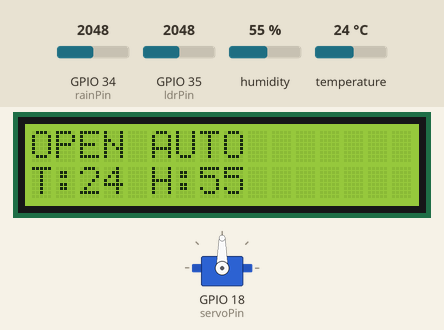
Recording of a sketch running on a simulated ESP32. Parts: servo, 16×2 character LCD. The test bench sets the inputs (shaded band); at power-on: GPIO 34 (rainPin) = 2048, humidity 55 %, temperature 24 °C, GPIO 35 (ldrPin) = 2048. WiFi joins after 1.5 s; servers stay silent unless stated; no MQTT or app messages arrive unless stated; what the sketch prints to the serial monitor is not drawn.

Above: at 3.6 s.
3.7 s: GPIO 34 (rainPin) set to 1966
At 7.0 s:
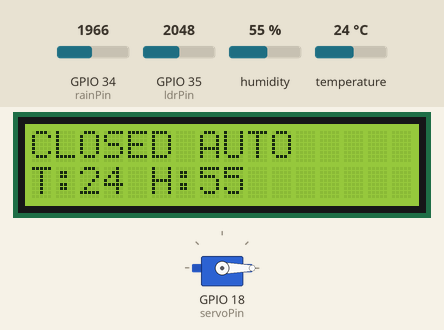
7.5 s: humidity set to 22 %
At 10.0 s:
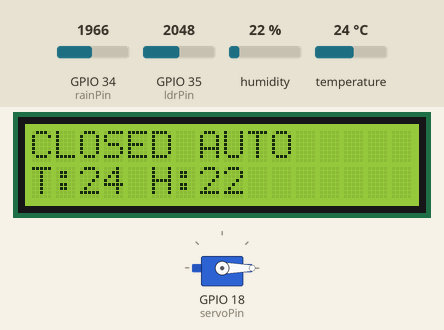
10.5 s: temperature set to 12 °C
At 12.4 s:
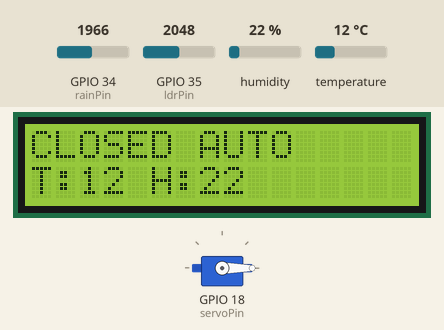
13.5 s: GPIO 34 (rainPin) set to 2866
At 16.2 s:
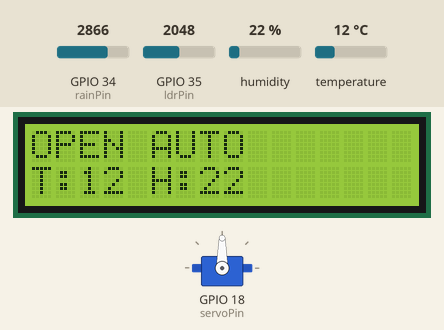
16.5 s: GPIO 35 (ldrPin) set to 2827
19.2 s: GPIO 35 (ldrPin) set to 2901
At 22.1 s:
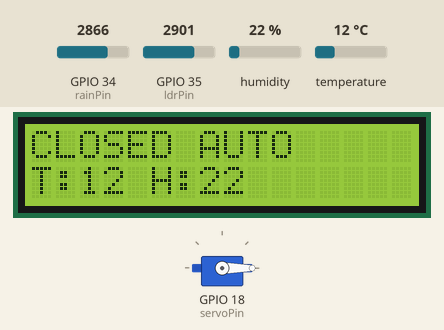
Timing chart, 0 to 23.5 s (numbered marks = the images above; inputs shaded):
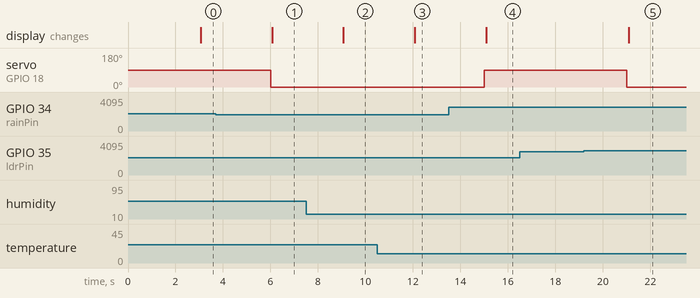

The sketch:

wokwi_firmware_reference.ino
```cpp
#include <WiFi.h>
#include <WiFiClientSecure.h>
#include <PubSubClient.h>
#include <ESP32Servo.h>
#include <LiquidCrystal_I2C.h>
#include <DHT.h>
#include <ArduinoJson.h>

// ==============================
// WIFI & MQTT CONFIG
// ==============================
const char* ssid = "Wokwi-GUEST";
const char* password = "";

const char* mqtt_server = "YOUR_MQTT_HOST";
const int mqtt_port = 8883;
const char* mqtt_user = "YOUR_MQTT_USERNAME";
const char* mqtt_pass = "YOUR_MQTT_PASSWORD";

const char* device_id = "wokwi-default";
const char* deviceName = "Wokwi Clothesline";

const char* topic_sensor = "smart-clothesline/sensor";
const char* topic_command = "smart-clothesline/command";
const char* topic_status = "smart-clothesline/status";
const char* topic_discovery = "smart-clothesline/pairing/discovery";

// ==============================
// PIN CONFIG
// ==============================
#define DHTPIN 15
#define DHTTYPE DHT22
const int rainPin = 34;
const int ldrPin = 35;
const int servoPin = 18;

// ==============================
// SERVO & LIGHT CONFIG
// ==============================
#define SERVO_OPEN 90
#define SERVO_CLOSE 0
const int LIGHT_NORMALIZED_MIN = 0;
const int LIGHT_NORMALIZED_MAX = 10000;
const int LIGHT_DARK_THRESHOLD = 3000;

WiFiClientSecure espClient;
PubSubClient client(espClient);
Servo myservo;
DHT dht(DHTPIN, DHTTYPE);
LiquidCrystal_I2C lcd(0x27, 16, 2);

int currentPos = SERVO_OPEN;
String currentStatus = "OPEN";
String controlMode = "AUTO";
String lastCommand = "AUTO";

unsigned long lastSensorPublish = 0;
unsigned long lastDiscoveryPublish = 0;
const long sensorInterval = 3000;
const long discoveryInterval = 5000;

int normalizeLightFromRaw(int rawAdc) {
  // Wokwi LDR: bright -> low ADC, dark -> high ADC
  // We want: higher light = brighter
  long normalized = map(rawAdc, 4095, 0, LIGHT_NORMALIZED_MIN, LIGHT_NORMALIZED_MAX);
  return constrain((int)normalized, LIGHT_NORMALIZED_MIN, LIGHT_NORMALIZED_MAX);
}

void setup_wifi() {
  WiFi.begin(ssid, password);
  Serial.print("WiFi connecting");
  while (WiFi.status() != WL_CONNECTED) {
    delay(300);
    Serial.print(".");
  }
  Serial.println("\nWiFi Connected");
  Serial.print("IP Address: ");
  Serial.println(WiFi.localIP());
}

void updateLCD(float temp, float hum) {
  lcd.clear();
  lcd.setCursor(0, 0);
  lcd.print(currentStatus);
  lcd.print(" ");
  lcd.print(controlMode);
  lcd.setCursor(0, 1);
  lcd.print("T:");
  lcd.print((int)temp);
  lcd.print(" H:");
  lcd.print((int)hum);
}

// ==============================
// MQTT HELPERS
// ==============================
bool publishJson(const char* topic, const char* payload, bool retained = false) {
  if (!client.connected()) {
    Serial.print("[MQTT_SKIP] not connected, topic=");
    Serial.println(topic);
    return false;
  }

  bool ok = client.publish(topic, payload, retained);
  if (!ok) {
    Serial.print("[MQTT_FAIL] topic=");
    Serial.println(topic);
  }
  return ok;
}

void publishPairingDiscovery() {
  StaticJsonDocument<256> doc;
  doc["deviceId"] = device_id;
  doc["deviceName"] = deviceName;
  doc["pairingCode"] = "123456";
  doc["status"] = "pairable";
  doc["ipAddress"] = WiFi.localIP().toString();
  doc["source"] = "wokwi";
  doc["timestamp"] = millis();

  char buffer[256];
  serializeJson(doc, buffer);
  publishJson(topic_discovery, buffer);
}

void publishStatus(const char* source = "DEVICE") {
  StaticJsonDocument<192> doc;
  doc["deviceId"] = device_id;
  doc["status"] = currentStatus;
  doc["mode"] = controlMode;
  doc["lastCommand"] = lastCommand;
  doc["source"] = source;
  doc["timestamp"] = millis();

  char buffer[192];
  serializeJson(doc, buffer);
  publishJson(topic_status, buffer);

  Serial.print("[STATUS] source=");
  Serial.print(source);
  Serial.print(" data=");
  Serial.println(buffer);
}

void moveServoOpen(const char* source = "DEVICE", bool forcePublish = false) {
  bool alreadyOpen = (currentStatus == "OPEN");
  myservo.write(SERVO_OPEN);
  currentPos = SERVO_OPEN;
  currentStatus = "OPEN";
  if (!alreadyOpen || forcePublish) {
    publishStatus(source);
  }
}

void moveServoClose(const char* source = "DEVICE", bool forcePublish = false) {
  bool alreadyClosed = (currentStatus == "CLOSED");
  myservo.write(SERVO_CLOSE);
  currentPos = SERVO_CLOSE;
  currentStatus = "CLOSED";
  if (!alreadyClosed || forcePublish) {
    publishStatus(source);
  }
}

void callback(char* topic, byte* payload, unsigned int length) {
  if (String(topic) != topic_command) return;

  Serial.println("[CMD_RECEIVED_ON_TOPIC]");

  // Safe copy for logging
  char rawPayload[length + 1];
  memcpy(rawPayload, payload, length);
  rawPayload[length] = '\0';
  Serial.print("[CMD_RAW] ");
  Serial.println(rawPayload);

  StaticJsonDocument<256> doc;
  DeserializationError error = deserializeJson(doc, payload, length);
  if (error) {
    Serial.println("[CMD_ERROR] JSON parse failed");
    return;
  }

  const char* incomingDeviceId = doc["deviceId"];
  if (incomingDeviceId && strcmp(incomingDeviceId, device_id) != 0) {
    Serial.print("[CMD_IGNORED_DEVICE] incoming=");
    Serial.print(incomingDeviceId);
    Serial.print(" expected=");
    Serial.println(device_id);
    return;
  }

  const char* command = doc["command"];
  if (!command) return;

  Serial.print("[CMD] ");
  Serial.println(command);

  if (strcmp(command, "OPEN") == 0) {
    controlMode = "MANUAL";
    lastCommand = "OPEN";
    moveServoOpen("COMMAND", true); // Force ACK with COMMAND source
  } else if (strcmp(command, "CLOSE") == 0) {
    controlMode = "MANUAL";
    lastCommand = "CLOSE";
    moveServoClose("COMMAND", true); // Force ACK with COMMAND source
  } else if (strcmp(command, "AUTO") == 0) {
    controlMode = "AUTO";
    lastCommand = "AUTO";
    publishStatus("COMMAND");
  } else if (strcmp(command, "MANUAL") == 0) {
    controlMode = "MANUAL";
    lastCommand = "MANUAL";
    publishStatus("COMMAND");
  } else if (strcmp(command, "RESTART") == 0) {
    currentStatus = "RESTARTING";
    lastCommand = "RESTART";
    publishStatus("COMMAND");
    delay(500);
    currentStatus = "OPEN";
    controlMode = "AUTO";
    publishStatus("DEVICE");
  }
}

void reconnect() {
  while (!client.connected()) {
    String clientId = "WOKWI-" + String(device_id);
    if (client.connect(clientId.c_str(), mqtt_user, mqtt_pass)) {
      client.subscribe(topic_command);
      publishStatus("DEVICE");
      publishPairingDiscovery();
    } else {
      delay(2000);
    }
  }
}

void setup() {
  Serial.begin(115200);
  dht.begin();
  myservo.attach(servoPin);
  myservo.write(SERVO_OPEN);

  lcd.init();
  lcd.backlight();
  lcd.clear();
  lcd.setCursor(0, 0);
  lcd.print("Init System");

  setup_wifi();
  espClient.setInsecure();
  client.setServer(mqtt_server, mqtt_port);
  client.setCallback(callback);
  client.setBufferSize(768);
  client.setKeepAlive(30);
  client.setSocketTimeout(10);

  currentStatus = "OPEN";
  controlMode = "AUTO";
  lastCommand = "AUTO";
  publishStatus("DEVICE");
}

void loop() {
  if (!client.connected()) reconnect();
  client.loop();

  unsigned long now = millis();

  if (now - lastDiscoveryPublish >= discoveryInterval) {
    lastDiscoveryPublish = now;
    publishPairingDiscovery();
  }

  if (now - lastSensorPublish >= sensorInterval) {
    lastSensorPublish = now;

    int rainVal = analogRead(rainPin);
    int ldrRaw = analogRead(ldrPin);
    int lightNormalized = normalizeLightFromRaw(ldrRaw);
    float temp = dht.readTemperature();
    float hum = dht.readHumidity();

    bool isRaining = rainVal < 2000;
    bool isDark = lightNormalized < LIGHT_DARK_THRESHOLD;

    if (isnan(temp) || isnan(hum)) {
       temp = 0; hum = 0;
    }

    if (controlMode == "AUTO") {
      if ((isRaining || isDark) && currentStatus != "CLOSED") {
        lastCommand = "AUTO";
        moveServoClose("AUTO", false);
      } else if (!isRaining && !isDark && currentStatus != "OPEN") {
        lastCommand = "AUTO";
        moveServoOpen("AUTO", false);
      }
    }

    StaticJsonDocument<320> doc;
    doc["deviceId"] = device_id;
    doc["temperature"] = temp;
    doc["humidity"] = hum;
    doc["light"] = lightNormalized;
    doc["lightRaw"] = ldrRaw;
    doc["lightThreshold"] = LIGHT_DARK_THRESHOLD;
    doc["rain"] = isRaining;
    doc["rainVal"] = rainVal;
    doc["rainRaw"] = rainVal;
    doc["status"] = currentStatus;
    doc["mode"] = controlMode;
    doc["lastCommand"] = lastCommand;
    doc["source"] = "DEVICE";
    doc["timestamp"] = millis();
    doc["heartbeat"] = millis();

    char buffer[320];
    serializeJson(doc, buffer);
    publishJson(topic_sensor, buffer);

    Serial.print("[LIGHT] raw=");
    Serial.print(ldrRaw);
    Serial.print(" normalized=");
    Serial.print(lightNormalized);
    Serial.print(" dark=");
    Serial.println(isDark ? "true" : "false");

    Serial.print("[RAIN] raw=");
    Serial.print(rainVal);
    Serial.print(" raining=");
    Serial.println(isRaining ? "true" : "false");

    Serial.print("[SENSOR] ");
    Serial.println(buffer);

    // Periodic status heartbeat
    publishStatus("DEVICE");
    updateLCD(temp, hum);
  }
}
```

Measured:
- the behaviour switches between 2000 and 1999 on GPIO 34 (rainPin) (found by bisection; images 0 and 1)
- the behaviour switches between 2866 and 2867 on GPIO 35 (ldrPin) (found by bisection; images 4 and 5)
- after the input at 3.7 s, servo on GPIO 18 (servoPin): 90° → 0° after 2.3 s; the display: changes after 2.4 s (image 1)
- after the input at 7.5 s, the display: changes after 1.6 s (image 2)
- after the input at 10.5 s, the display: changes after 1.6 s (image 3)
- after the input at 13.5 s, servo on GPIO 18 (servoPin): 0° → 90° after 1.5 s; the display: changes after 1.6 s (image 4)
- after the input at 16.5 s, every drawn part: stays the same
- after the input at 19.2 s, servo on GPIO 18 (servoPin): 90° → 0° after 1.8 s; the display: changes after 1.9 s (image 5)
